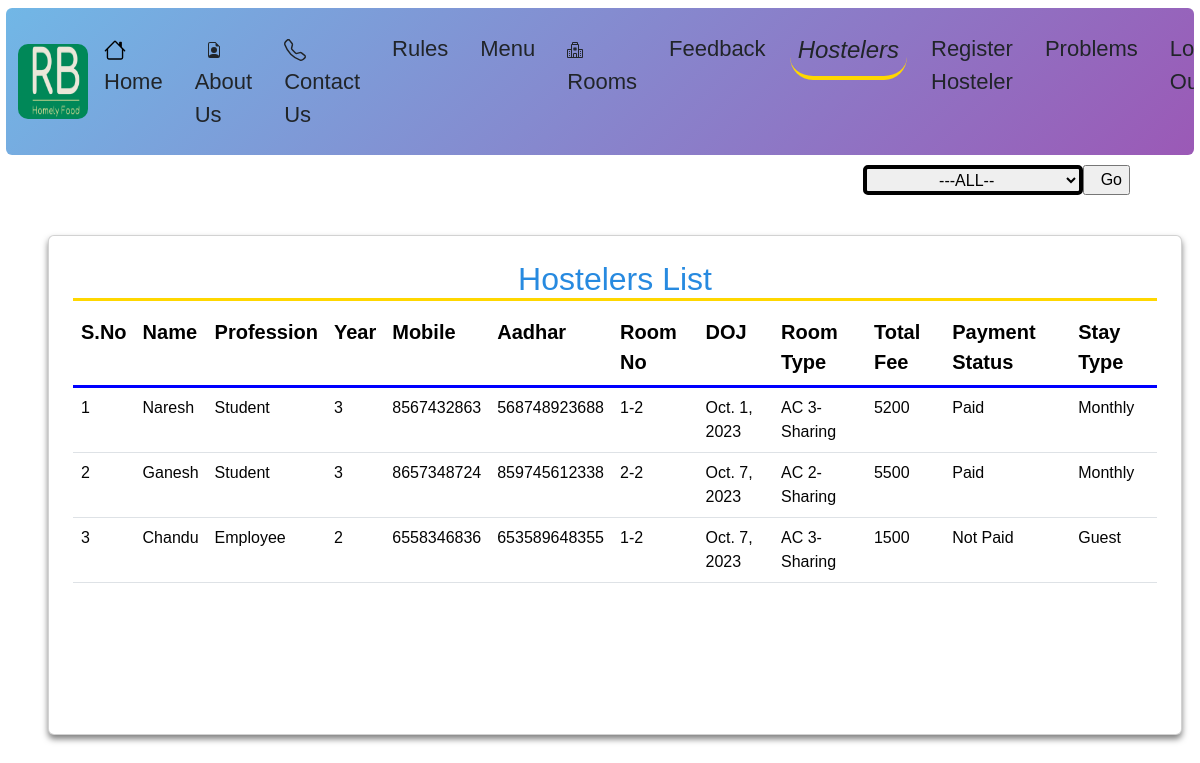
Page /reception/tenants (signed in) on the committed database.
### Hostel/models.py (models this page shows)
class Tenants(m.Model):
    p=[
        ("Student","Student"),
        ("Employee","Employee"),
        ("Other","Other"),
    ]
    rt=[
        ("AC 2-Sharing","AC 2-Sharing"),
        ("AC 3-Sharing","AC 3-Sharing"),
        ("Non AC 2-Sharing","Non AC 2-Sharing"),
        ("Non AC 3-Sharing","Non AC 3-Sharing"),
    ]
    ps=[
        ("Not Paid","Not Paid"),
        ("Paid","Paid"),
    ]
    st=[
        ("Monthly","Monthly"),
        ("Guest","Guest"),
    ]
    rn=[
        ("select","select"),
    ]
    Name=m.CharField(max_length=50)
    profession=m.CharField(max_length=30,choices=p)
    year=m.IntegerField(null=True)
    mobile=m.CharField(max_length=10)
    email=m.CharField(max_length=50)
    aadhar=m.CharField(max_length=12)
    room_no=m.CharField(max_length=10,choices=rn)
    DOJ=m.DateField(auto_now_add=True)
    room_type=m.CharField(max_length=30,choices=rt)
    fee=m.IntegerField()
    payment_status=m.CharField(max_length=20,choices=ps)
    stay_type=m.CharField(max_length=20,choices=st,default="Monthly")

### Hostel/views.py (the view, shortened to what this page needs)
# urls.py: path("tenants",v.tenantsList,name="T_List"),
@login_required
def tenantsList(request):
    t=Tenants.objects.all()
    return render(request,"Tenants_List.html",{"tenants":t})

### Hostel/templates/Tenants_List.html (shortened to what this page needs)
{% extends 'navbar.html' %}
{% block home %}
<body>
<form method="post">
  <div style="margin-right:70px;padding-top:10px;justify-content:end;display:flex;margin-bottom: 30px;position:sticky;top:16%;z-index: 5;">
  <select name="search" style="margin:0px;width:220px;text-align: center;border:4px solid black;border-radius: 5px;">
    <option value="all">---ALL--</option>
  </select>
  <input type="submit" value="Go" class="ps-3 m-0">
</div>
</form>
        <div class="row" style="padding-right:30px;">
            <div class="col card p-4" style="min-height:500px;margin-left:60px;">
               <h2 style="border-bottom: 3px solid gold;text-align:center;">Hostelers List</h2>
                <table class="table table-stripped table-hover" style="cursor: pointer;">
                  <tr style="border-bottom: 3px solid blue;">
                    <th>S.No</th>
                    <th>Name</th>
                    <th>Profession</th>
                    <th>Year</th>
                    <th>Mobile </th>
                    <th>Aadhar</th>
                    <th>Room No</th>
                    <th>DOJ</th>
                    <th>Room Type</th>
                    <th>Total Fee</th>
                    <th>Payment Status</th>
                    <th>Stay Type</th>
                  </tr>
                  {% for i in tenants %}
                  <tr>
                    <td><a href="{% url 'update' i.id %}">{{forloop.counter}}</a></td>
                    <td><a href="{% url 'update' i.id %}">{{i.Name}}</a></td>
                    <td><a href="{% url 'update' i.id %}">{{i.profession}}</a></td>
                    <td><a href="{% url 'update' i.id %}">{{i.year}}</a></td>
                    <td><a href="{% url 'update' i.id %}">{{i.mobile}}</a></td>
                    <td><a href="{% url 'update' i.id %}">{{i.aadhar}}</a></td>
                    <td><a href="{% url 'update' i.id %}">{{i.room_no}}</a></td>
                    <td><a href="{% url 'update' i.id %}">{{i.DOJ}}</a></td>
                    <td><a href="{% url 'update' i.id %}">{{i.room_type}}</a></td>
                    <td><a href="{% url 'update' i.id %}">{{i.fee}}</a></td>
                    <td><a href="{% url 'update' i.id %}">{{i.payment_status}}</a></td>
                    <td><a href="{% url 'update' i.id %}">{{i.stay_type}}</a></td>
                  </tr>
                  {% endfor %}
                </table>
            </div>
        </div>
  </body>
{% endblock %}

### rows in the picture
Tenants: Name "Naresh", profession "Student", year "3", mobile "8567432863", aadhar "568748923688", room_no "1-2", DOJ "Oct. 1, 2023", room_type "AC 3-Sharing", fee "5200", payment_status "Paid", stay_type "Monthly"
Tenants: Name "Ganesh", profession "Student", year "3", mobile "8657348724", aadhar "859745612338", room_no "2-2", DOJ "Oct. 7, 2023", room_type "AC 2-Sharing", fee "5500", payment_status "Paid", stay_type "Monthly"
Tenants: Name "Chandu", profession "Employee", year "2", mobile "6558346836", aadhar "653589648355", room_no "1-2", DOJ "Oct. 7, 2023", room_type "AC 3-Sharing", fee "1500", payment_status "Not Paid", stay_type "Guest"
